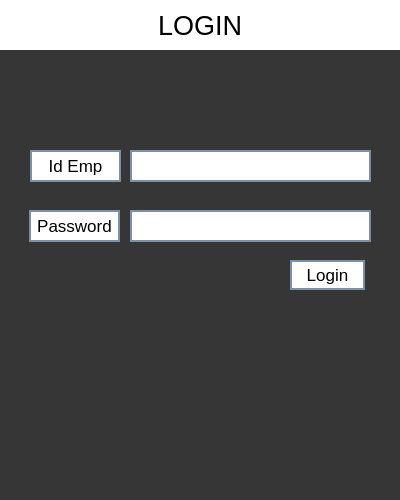
<?xml version="1.0" encoding="UTF-8"?>
<ui version="4.0">
 <class>Dialog</class>
 <widget class="QDialog" name="Dialog">
  <property name="geometry">
   <rect>
    <x>0</x>
    <y>0</y>
    <width>400</width>
    <height>500</height>
   </rect>
  </property>
  <property name="windowTitle">
   <string>Dialog</string>
  </property>
  <property name="styleSheet">
   <string notr="true">background-color:rgb(54, 54, 54)</string>
  </property>
  <widget class="QLabel" name="Title">
   <property name="geometry">
    <rect>
     <x>0</x>
     <y>0</y>
     <width>400</width>
     <height>50</height>
    </rect>
   </property>
   <property name="font">
    <font>
     <family>Segoe UI Symbol</family>
     <pointsize>20</pointsize>
    </font>
   </property>
   <property name="styleSheet">
    <string notr="true">background-color: rgb(255, 255, 255)</string>
   </property>
   <property name="text">
    <string>LOGIN</string>
   </property>
   <property name="textFormat">
    <enum>Qt::AutoText</enum>
   </property>
   <property name="alignment">
    <set>Qt::AlignCenter</set>
   </property>
   <property name="wordWrap">
    <bool>false</bool>
   </property>
   <property name="margin">
    <number>0</number>
   </property>
  </widget>
  <widget class="QLabel" name="label">
   <property name="geometry">
    <rect>
     <x>30</x>
     <y>150</y>
     <width>91</width>
     <height>32</height>
    </rect>
   </property>
   <property name="font">
    <font>
     <family>Segoe UI Symbol</family>
     <pointsize>13</pointsize>
    </font>
   </property>
   <property name="layoutDirection">
    <enum>Qt::LeftToRight</enum>
   </property>
   <property name="styleSheet">
    <string notr="true">background-color:rgb(255, 255, 255);
border: 2px Solid rgb(122, 143, 168);</string>
   </property>
   <property name="text">
    <string>Id Emp</string>
   </property>
   <property name="alignment">
    <set>Qt::AlignCenter</set>
   </property>
  </widget>
  <widget class="QLineEdit" name="id_emp">
   <property name="geometry">
    <rect>
     <x>130</x>
     <y>150</y>
     <width>241</width>
     <height>32</height>
    </rect>
   </property>
   <property name="font">
    <font>
     <family>Segoe UI Symbol</family>
     <pointsize>13</pointsize>
    </font>
   </property>
   <property name="styleSheet">
    <string notr="true">background-color:rgb(255, 255, 255);
border: 2px solid rgb(122, 143, 168);
padding: 5px;</string>
   </property>
   <property name="text">
    <string/>
   </property>
   <property name="frame">
    <bool>true</bool>
   </property>
  </widget>
  <widget class="QLabel" name="label_2">
   <property name="geometry">
    <rect>
     <x>29</x>
     <y>210</y>
     <width>91</width>
     <height>32</height>
    </rect>
   </property>
   <property name="font">
    <font>
     <family>Segoe UI Symbol</family>
     <pointsize>13</pointsize>
    </font>
   </property>
   <property name="layoutDirection">
    <enum>Qt::LeftToRight</enum>
   </property>
   <property name="styleSheet">
    <string notr="true">background-color:rgb(255, 255, 255);
border: 2px Solid rgb(122, 143, 168);</string>
   </property>
   <property name="text">
    <string>Password</string>
   </property>
   <property name="alignment">
    <set>Qt::AlignCenter</set>
   </property>
  </widget>
  <widget class="QLineEdit" name="pwd_emp">
   <property name="geometry">
    <rect>
     <x>130</x>
     <y>210</y>
     <width>241</width>
     <height>32</height>
    </rect>
   </property>
   <property name="font">
    <font>
     <family>Segoe UI Symbol</family>
     <pointsize>13</pointsize>
    </font>
   </property>
   <property name="styleSheet">
    <string notr="true">background-color:rgb(255, 255, 255);
border: 2px solid rgb(122, 143, 168);
padding: 5px;</string>
   </property>
   <property name="text">
    <string/>
   </property>
   <property name="frame">
    <bool>true</bool>
   </property>
  </widget>
  <widget class="QPushButton" name="pushlogin">
   <property name="geometry">
    <rect>
     <x>290</x>
     <y>260</y>
     <width>75</width>
     <height>30</height>
    </rect>
   </property>
   <property name="font">
    <font>
     <family>Segoe UI Symbol</family>
     <pointsize>13</pointsize>
    </font>
   </property>
   <property name="styleSheet">
    <string notr="true">background-color: rgb(255, 255, 255);
border: 2px solid rgb(122, 143, 168);</string>
   </property>
   <property name="text">
    <string>Login</string>
   </property>
  </widget>
 </widget>
 <resources/>
 <connections/>
</ui>
